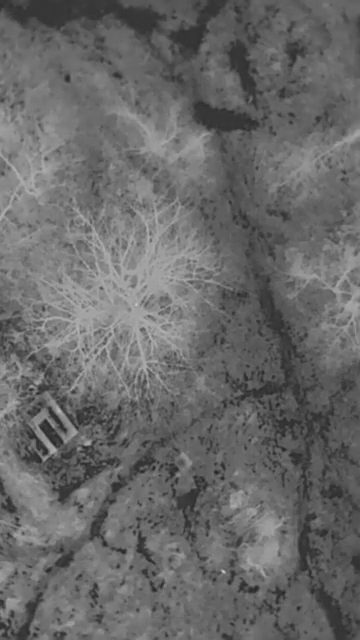
#> input picture frame 632 of data/source.mp4, 360 x 640 px
$ python test_scale_warp.py
#> lines starting #> are read from the running program, lines starting #| are printed output that depends on the picture; after the words box and inside, x2 and y2 are one past the last pixel; in counts of white or black regions, pixels touching at a corner belong together
"""Test: can a homography register two loop-closure frames across a scale change?

The loop closure at frames (632, 1094) shows the *same* tree at *different
scales* (the camera is closer in one). Those frames live in different continuous
segments, so the within-segment stitch never registered them to each other. This
script asks the direct question: estimate a homography straight between the two
frames and see whether ORB matching + RANSAC can (a) find correspondences across
the scale gap at all, and (b) produce a warp that actually lands the tree on the
tree.

A homography *can* represent scale (it is projective). The practical question is
whether the feature matcher survives the scale difference well enough to fit one.

Usage:
    python3 src/test_scale_warp.py --i 632 --j 1094
"""
from __future__ import annotations

import argparse

import cv2
import numpy as np


def grab(video: str, idx: int) -> np.ndarray:
    cap = cv2.VideoCapture(video)
    cap.set(cv2.CAP_PROP_POS_FRAMES, idx)
    ok, frame = cap.read()
    cap.release()
    if not ok:
        raise RuntimeError(f"could not read frame {idx}")
    return frame


def direct_homography(a: np.ndarray, b: np.ndarray, n_features: int, ratio: float):
    """Estimate H mapping image `a` -> image `b` via ORB + Lowe-ratio + RANSAC."""
    ga = cv2.cvtColor(a, cv2.COLOR_BGR2GRAY)
    gb = cv2.cvtColor(b, cv2.COLOR_BGR2GRAY)
    # 8 pyramid levels @ 1.2x = ORB sees ~3.6x of scale; that is the cross-scale budget.
    orb = cv2.ORB_create(nfeatures=n_features, nlevels=8, scaleFactor=1.2)
    ka, da = orb.detectAndCompute(ga, None)
    kb, db = orb.detectAndCompute(gb, None)
    if da is None or db is None:
        return None, 0, 0, 0.0

    bf = cv2.BFMatcher(cv2.NORM_HAMMING)
    knn = bf.knnMatch(da, db, k=2)
    good = [m for pair in knn if len(pair) == 2 for m, n in [pair] if m.distance < ratio * n.distance]

    if len(good) < 4:
        return None, len(good), 0, 0.0
    src = np.float32([ka[m.queryIdx].pt for m in good]).reshape(-1, 1, 2)
    dst = np.float32([kb[m.trainIdx].pt for m in good]).reshape(-1, 1, 2)
    H, mask = cv2.findHomography(src, dst, cv2.RANSAC, 3.0)
    inliers = int(mask.sum()) if mask is not None else 0
    return H, len(good), inliers, 0.0


def implied_scale(H: np.ndarray, w: int, h: int) -> float:
    """Local *linear* scale of H at the image centre = sqrt(|det of the Jacobian|).

    det(J) is the area magnification; its square root is the linear scale factor.
    """
    cx, cy = w / 2.0, h / 2.0
    # Jacobian of the projective map at the centre.
    p = H @ np.array([cx, cy, 1.0])
    wz = p[2]
    J = (H[:2, :2] * wz - np.outer(p[:2], H[2, :2])) / (wz * wz)
    return float(np.sqrt(abs(np.linalg.det(J))))


def main() -> None:
    ap = argparse.ArgumentParser()
    ap.add_argument("--video", default="data/source.mp4")
    ap.add_argument("--i", type=int, default=632)
    ap.add_argument("--j", type=int, default=1094)
    ap.add_argument("--features", type=int, default=4000)
    ap.add_argument("--ratio", type=float, default=0.75)
    ap.add_argument("--out", default="out")
    args = ap.parse_args()

    a = grab(args.video, args.i)
#> in grab, frame is the input picture: shape (640, 360, 3); min 36, max 204, mean 104.9
    b = grab(args.video, args.j)
#> call 2 of grab, with video = 'data/source.mp4', idx = 1094
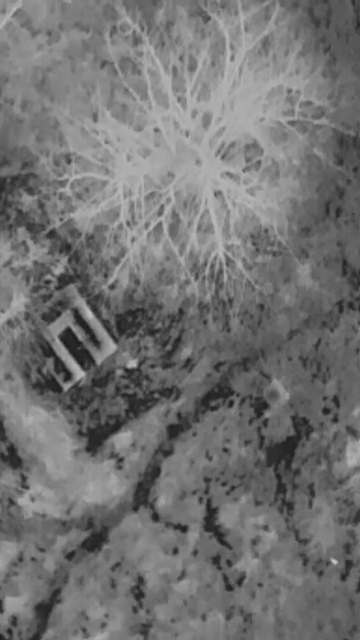
#> input picture frame 1094 of data/source.mp4, 360 x 640 px
#> in grab, frame is the input picture: shape (640, 360, 3); min 23, max 203, mean 114.4
    h, w = b.shape[:2]
#> h = 640; w = 360

    H, n_good, inliers, _ = direct_homography(a, b, args.features, args.ratio)
#> in direct_homography, `ka, da = orb.detectAndCompute(ga, None)`: ka = 2955 keypoints; strongest (x, y, size): (46, 451, 44.6), (89, 443, 37.2), (223, 571, 31), (47, 452, 37.2)
#> in direct_homography, `kb, db = orb.detectAndCompute(gb, None)`: kb = 3408 keypoints; strongest (x, y, size): (131, 365, 53.6), (133, 365, 64.3), (68, 377, 64.3), (68, 330, 64.3)
#> in direct_homography, `knn = bf.knnMatch(da, db, k=2)`: knn = 2955 matches
#> in direct_homography, `good = [m for pair in knn if len(pair) == 2 for m, n in [pair] if m.di..`: good = 824 matches
#> in direct_homography, `src = np.float32([ka[m.queryIdx].pt for m in good]).reshape(-1, 1, 2)`: src = 824 rows, first 8: [75, 465], [42, 600], [112, 464], [104, 464], [92, 464], [96, 591], [82, 463], [77, 590]
#> in direct_homography, `dst = np.float32([kb[m.trainIdx].pt for m in good]).reshape(-1, 1, 2)`: dst = 824 rows, first 8: [112.3, 396], [58.8, 600], [168.5, 396], [155.5, 394.6], [138.2, 396], [141.1, 586.1], [123.8, 394.6], [113.8, 584.6]
#> in direct_homography, `H, mask = cv2.findHomography(src, dst, cv2.RANSAC, 3.0)`: H = [[1.51, -0.0242, 10.97], [0.0175, 1.52, -309.2], [-8.97e-06, 7.91e-06, 1]]; mask = 824 values, max 1 at index 0, min 0 at index 27, mean 0.925
#> in direct_homography, `inliers = int(mask.sum()) if mask is not None else 0`: inliers = 762
#> n_good = 824; inliers = 762
    print(f"Direct homography  frame {args.i} -> frame {args.j}")
    print(f"  good matches (ratio test): {n_good}")
#|   good matches (ratio test): 824
    if H is None:
        print("  RESULT: no homography -- matcher could not bridge the scale gap.")
        return
    ratio_in = inliers / n_good if n_good else 0.0
#> ratio_in = 0.925
    sc = implied_scale(H, w, h)
#> in implied_scale, `p = H @ np.array([cx, cy, 1.0])`: p = [275.2, 180, 1]
#> in implied_scale, `wz = p[2]`: wz = 1
#> in implied_scale, `J = (H[:2, :2] * wz - np.outer(p[:2], H[2, :2])) / (wz * wz)`: J = [[1.51, -0.0264], [0.0191, 1.52]]
#> sc = 1.51
    print(f"  RANSAC inliers: {inliers}  ({ratio_in:.1%} of matches)")
#|   RANSAC inliers: 762  (92.5% of matches)
    print(f"  implied linear scale a->b: {sc:.2f}x")
#|   implied linear scale a->b: 1.51x
    verdict = "HANDLES IT" if inliers >= 15 else "FAILS (too few inliers to trust)"
#> verdict = 'HANDLES IT'
    print(f"  VERDICT: homography {verdict}")
#|   VERDICT: homography HANDLES IT

    # Warp a onto b and build a blended overlay to judge registration by eye.
    warped = cv2.warpPerspective(a, H, (w, h))
    valid = cv2.warpPerspective(np.ones((a.shape[0], a.shape[1]), np.uint8), H, (w, h))
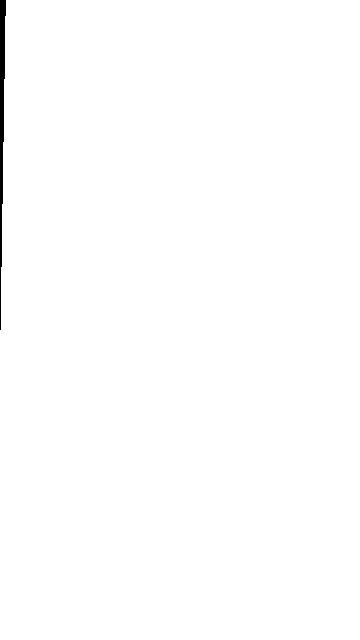
#> valid: shape (640, 360); values 0 (black) and 1 (white), 99.5% white; 1 black region, box (x1, y1, x2, y2) and area: (0, 0, 6, 330) 1038
    overlay = b.copy()
    m = valid > 0
    overlay[m] = (0.5 * b[m] + 0.5 * warped[m]).astype(np.uint8)

    panel = np.hstack([a, b, warped, overlay])
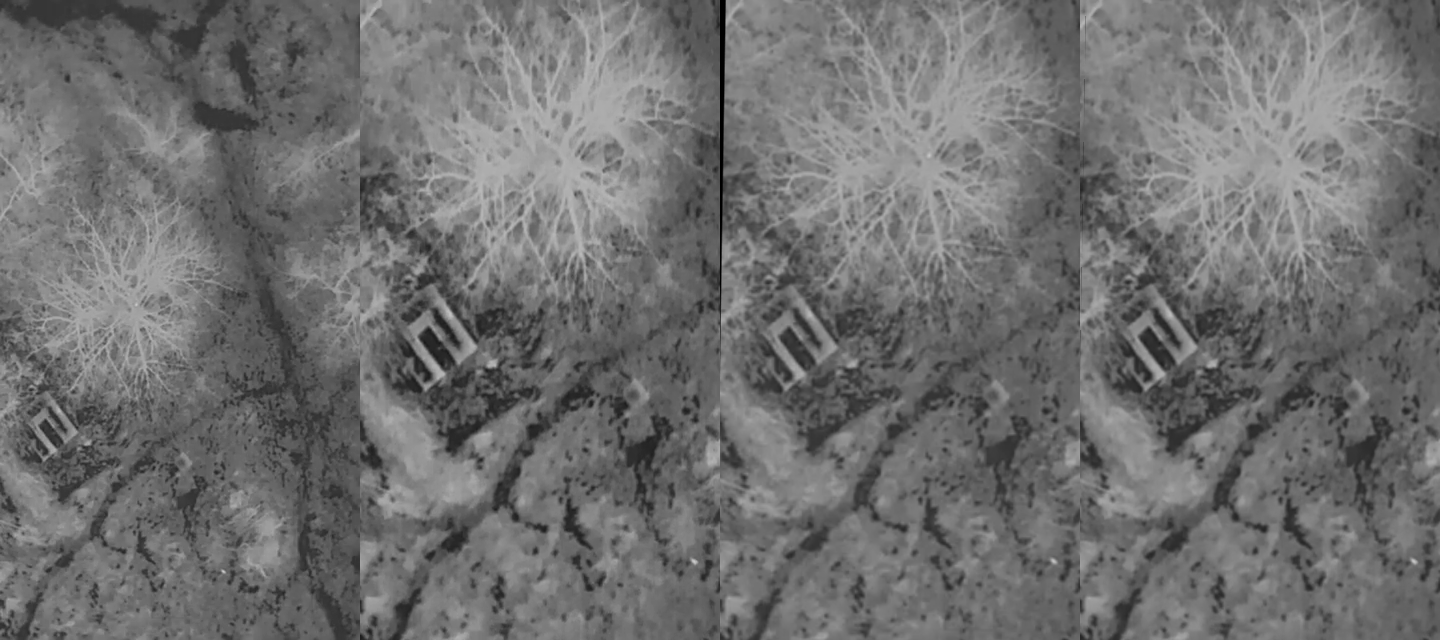
#> panel: shape (640, 1440, 3); min 0, max 204, mean 111.4
    path = f"{args.out}/scale_warp_test.png"
    cv2.imwrite(path, panel)
    print(f"  panel [A | B | A-warped-to-B | 50/50 overlay] -> {path}")


if __name__ == "__main__":
    main()

$ run again, starting later in the video
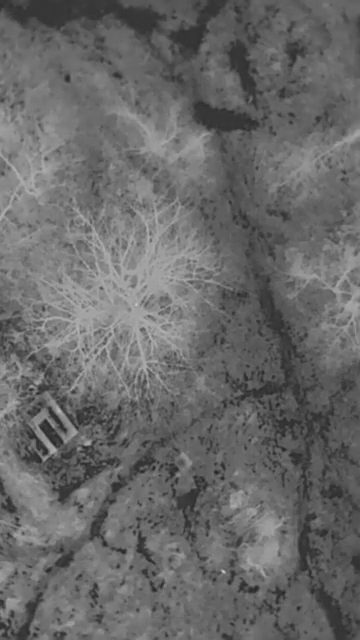
#> input picture frame 632 of data/source.mp4, 360 x 640 px
#> in grab, frame is the input picture: shape (640, 360, 3); min 36, max 204, mean 104.9
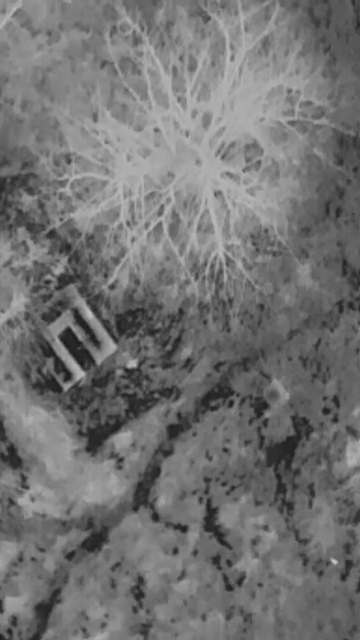
#> input picture frame 1094 of data/source.mp4, 360 x 640 px
#> in grab, frame is the input picture: shape (640, 360, 3); min 23, max 203, mean 114.4
#> ka = 2955 keypoints; strongest (x, y, size): (46, 451, 44.6), (89, 443, 37.2), (223, 571, 31), (47, 452, 37.2)
#> kb = 3408 keypoints; strongest (x, y, size): (131, 365, 53.6), (133, 365, 64.3), (68, 377, 64.3), (68, 330, 64.3)
#> knn = 2955 matches
#> good = 824 matches
#> src = 824 rows, first 8: [75, 465], [42, 600], [112, 464], [104, 464], [92, 464], [96, 591], [82, 463], [77, 590]
#> dst = 824 rows, first 8: [112.3, 396], [58.8, 600], [168.5, 396], [155.5, 394.6], [138.2, 396], [141.1, 586.1], [123.8, 394.6], [113.8, 584.6]
#> in direct_homography, `H, mask = cv2.findHomography(src, dst, cv2.RANSAC, 3.0)`: H = [[1.51, -0.0242, 10.97], [0.0175, 1.52, -309.2], [-8.97e-06, 7.91e-06, 1]]; mask = 824 values, max 1 at index 0, min 0 at index 27, mean 0.925
#> in direct_homography, `inliers = int(mask.sum()) if mask is not None else 0`: inliers = 762
#> in main, `H, n_good, inliers, _ = direct_homography(a, b, args.features, args.ra..`: n_good = 824; inliers = 762
#|   good matches (ratio test): 824
#> ratio_in = 0.925
#> p = [275.2, 180, 1]
#> wz = 1
#> J = [[1.51, -0.0264], [0.0191, 1.52]]
#> sc = 1.51
#|   RANSAC inliers: 762  (92.5% of matches)
#|   implied linear scale a->b: 1.51x
#> verdict = 'HANDLES IT'
#|   VERDICT: homography HANDLES IT
#> valid: shape (640, 360); values 0 (black) and 1 (white), 99.5% white; 1 black region, box (x1, y1, x2, y2) and area: (0, 0, 6, 330) 1038

$ run again, starting later in the video
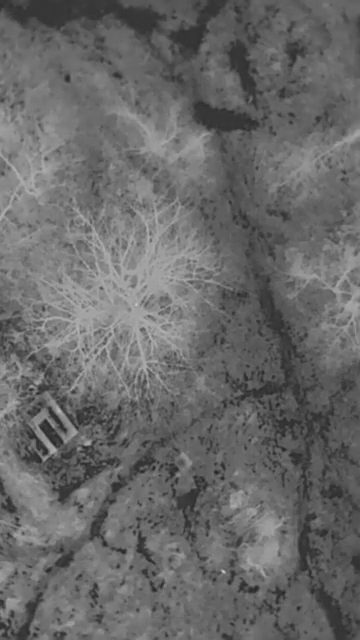
#> input picture frame 632 of data/source.mp4, 360 x 640 px
#> in grab, frame is the input picture: shape (640, 360, 3); min 36, max 204, mean 104.9
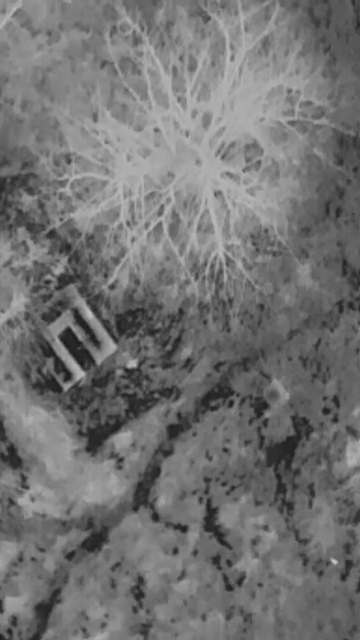
#> input picture frame 1094 of data/source.mp4, 360 x 640 px
#> in grab, frame is the input picture: shape (640, 360, 3); min 23, max 203, mean 114.4
#> ka = 2955 keypoints; strongest (x, y, size): (46, 451, 44.6), (89, 443, 37.2), (223, 571, 31), (47, 452, 37.2)
#> kb = 3408 keypoints; strongest (x, y, size): (131, 365, 53.6), (133, 365, 64.3), (68, 377, 64.3), (68, 330, 64.3)
#> knn = 2955 matches
#> good = 824 matches
#> src = 824 rows, first 8: [75, 465], [42, 600], [112, 464], [104, 464], [92, 464], [96, 591], [82, 463], [77, 590]
#> dst = 824 rows, first 8: [112.3, 396], [58.8, 600], [168.5, 396], [155.5, 394.6], [138.2, 396], [141.1, 586.1], [123.8, 394.6], [113.8, 584.6]
#> in direct_homography, `H, mask = cv2.findHomography(src, dst, cv2.RANSAC, 3.0)`: H = [[1.51, -0.0242, 10.97], [0.0175, 1.52, -309.2], [-8.97e-06, 7.91e-06, 1]]; mask = 824 values, max 1 at index 0, min 0 at index 27, mean 0.925
#> in direct_homography, `inliers = int(mask.sum()) if mask is not None else 0`: inliers = 762
#> in main, `H, n_good, inliers, _ = direct_homography(a, b, args.features, args.ra..`: n_good = 824; inliers = 762
#|   good matches (ratio test): 824
#> ratio_in = 0.925
#> p = [275.2, 180, 1]
#> wz = 1
#> J = [[1.51, -0.0264], [0.0191, 1.52]]
#> sc = 1.51
#|   RANSAC inliers: 762  (92.5% of matches)
#|   implied linear scale a->b: 1.51x
#> verdict = 'HANDLES IT'
#|   VERDICT: homography HANDLES IT
#> valid: shape (640, 360); values 0 (black) and 1 (white), 99.5% white; 1 black region, box (x1, y1, x2, y2) and area: (0, 0, 6, 330) 1038
